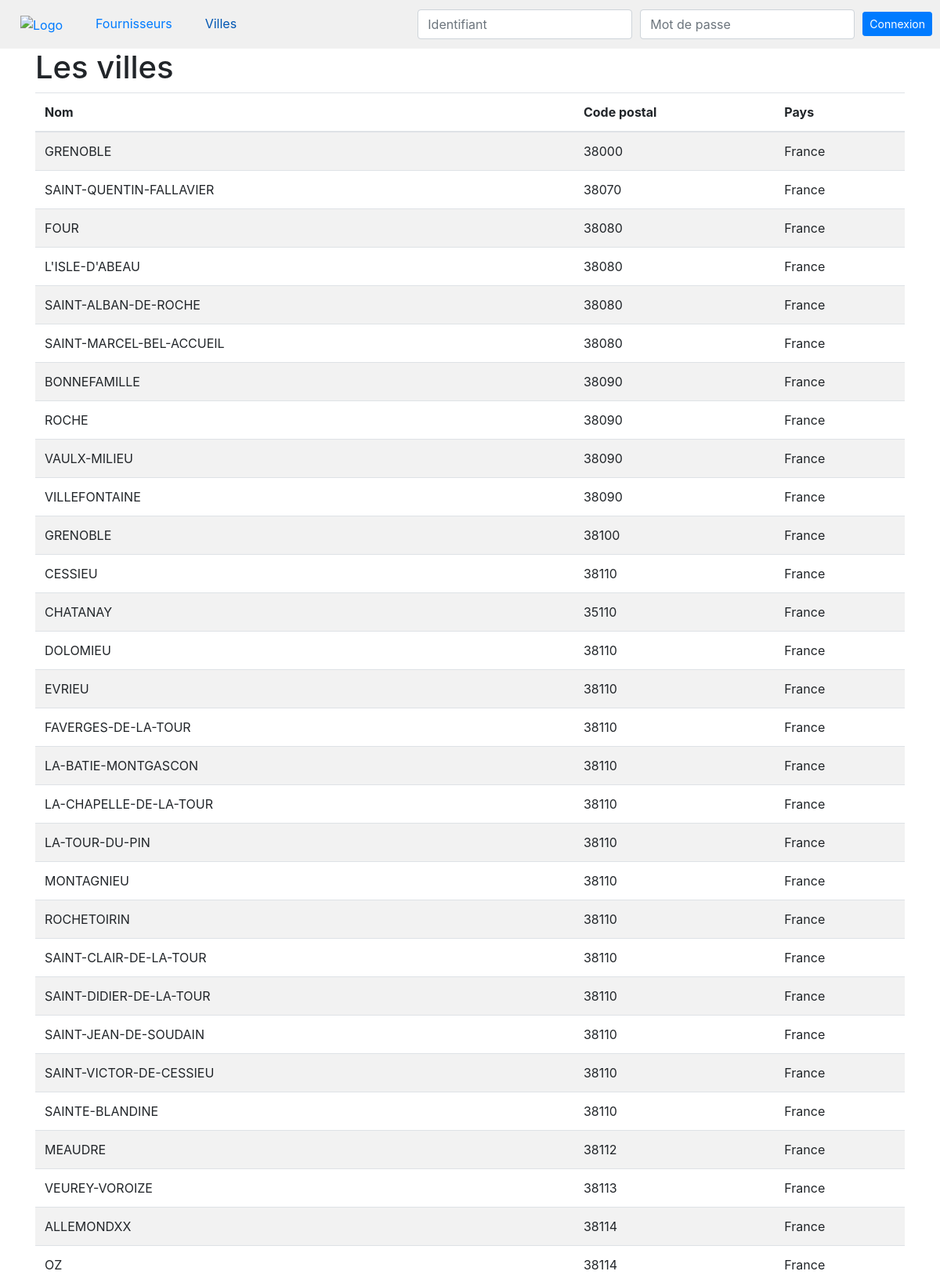
Screenshot of /public/Villes.php (upper part) with the database file from the repository.
### tables this page shows
CREATE TABLE `ville` (
  `code` int(11) NOT NULL,
  `nom` varchar(50) DEFAULT NULL,
  `codepostal` varchar(5) DEFAULT NULL,
  `pays` varchar(15) DEFAULT NULL
);

### public/Villes.php (the view, shortened to what this page needs)
<!DOCTYPE html>
<html lang="fr">
    <head>
        <link href="../node_modules/bootstrap/dist/css/bootstrap.min.css" rel="stylesheet">
        <link href="../css/style.css" rel="stylesheet">
    </head>
    <body>
    <?php
    include('../include/menu.php');
    ?>
        <div class="container">
            <h1>Les villes</h1>
    <?php
    include("../include/connexion.php");
    $requete = 'SELECT nom
                , codepostal
                , pays
                , code
                FROM ville';
    ?>
    <table class="table table-striped display table-hover" style="width:100%" id="villes">
    <thead>
        <tr>
            <th>Nom</th>
            <th>Code postal</th>
            <th>Pays</th>
        </tr>
    </thead>
    <tbody>
    <?php
    try {
        foreach($bdd->query($requete) as $ligne) {
            echo '<tr class="clickable-row" data-href="ville.php?id=' . $ligne['code'] . '">';
            echo '<td>' . $ligne['nom'] . '</td>';
            echo '<td>' . $ligne['codepostal'] . '</td>';
            echo '<td>' . $ligne['pays'] . '</td>';
            echo "</tr>\n";
        }
    } catch (PDOException $e) {
        echo 'Erreur !: ' . $e->getMessage() . '<br>';
        die();
    }
    ?>
        </tbody>
    </table>
    </body>
</html>

### css/style.css (style rules this page uses)
.clickable-row { cursor: pointer; }

### rows the page displays
ville: nom "GRENOBLE", codepostal "38000", pays "France"
ville: nom "SAINT-QUENTIN-FALLAVIER", codepostal "38070", pays "France"
ville: nom "FOUR", codepostal "38080", pays "France"
ville: nom "L'ISLE-D'ABEAU", codepostal "38080", pays "France"
ville: nom "SAINT-ALBAN-DE-ROCHE", codepostal "38080", pays "France"
ville: nom "SAINT-MARCEL-BEL-ACCUEIL", codepostal "38080", pays "France"
ville: nom "BONNEFAMILLE", codepostal "38090", pays "France"
ville: nom "ROCHE", codepostal "38090", pays "France"
ville: nom "VAULX-MILIEU", codepostal "38090", pays "France"
ville: nom "VILLEFONTAINE", codepostal "38090", pays "France"
ville: nom "GRENOBLE", codepostal "38100", pays "France"
ville: nom "CESSIEU", codepostal "38110", pays "France"
ville: nom "CHATANAY", codepostal "35110", pays "France"
ville: nom "DOLOMIEU", codepostal "38110", pays "France"
ville: nom "EVRIEU", codepostal "38110", pays "France"
ville: nom "FAVERGES-DE-LA-TOUR", codepostal "38110", pays "France"
ville: nom "LA-BATIE-MONTGASCON", codepostal "38110", pays "France"
ville: nom "LA-CHAPELLE-DE-LA-TOUR", codepostal "38110", pays "France"
ville: nom "LA-TOUR-DU-PIN", codepostal "38110", pays "France"
ville: nom "MONTAGNIEU", codepostal "38110", pays "France"
ville: nom "ROCHETOIRIN", codepostal "38110", pays "France"
ville: nom "SAINT-CLAIR-DE-LA-TOUR", codepostal "38110", pays "France"
ville: nom "SAINT-DIDIER-DE-LA-TOUR", codepostal "38110", pays "France"
ville: nom "SAINT-JEAN-DE-SOUDAIN", codepostal "38110", pays "France"
ville: nom "SAINT-VICTOR-DE-CESSIEU", codepostal "38110", pays "France"
ville: nom "SAINTE-BLANDINE", codepostal "38110", pays "France"
ville: nom "MEAUDRE", codepostal "38112", pays "France"
ville: nom "VEUREY-VOROIZE", codepostal "38113", pays "France"
ville: nom "ALLEMONDXX", codepostal "38114", pays "France"
ville: nom "OZ", codepostal "38114", pays "France"
